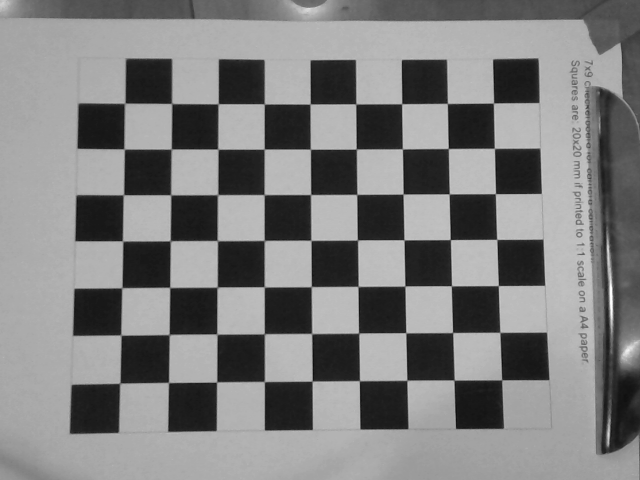
#> input picture vision/scripts/camera_calibration/calibration_images/camera_b/calib_img0.png, 640 x 480 px; its folder holds 4 pictures in this run
$ python calibration_single_cam.py   (Python 2 division)
#> lines starting #> are read from the running program, lines starting #| are printed output that depends on the picture; after the words box and inside, x2 and y2 are one past the last pixel; in counts of white or black regions, pixels touching at a corner belong together
# --------------------------------------------------------------------------------------------- #
#
# This is a script for calibrating a single camera. It requires that you first have taken a
# series of calibration images using a chessboard pattern. All of the parameters at the top
# should be set according to your particular usage before running the script. For background,
# see the following links:
#
# https://docs.opencv.org/3.2.0/dc/dbb/tutorial_py_calibration.html
# https://docs.opencv.org/2.4/modules/calib3d/doc/camera_calibration_and_3d_reconstruction.html
#
# The code explained in these links was modified to create this script.
#
# Usage instructions:
# Press 'y' for each frame if the marked corners seem accurate. Otherwise, press any other key
# and that frame won't be used for calibration. Be sure to specify the correct paths for loading
# the images and saving the results.
#
# --------------------------------------------------------------------------------------------- #

# Import required packages
import cv2
import os
import yaml
import numpy as np

# PARAMETERS FOR OUR SETUP - MAKE SURE THESE ARE CORRECT
CB_COLS = 9
CB_ROWS = 7
CB_SQUARE_SIZE = 19
IMG_SIZE = (480, 640)
OPEN_PATH = "./calibration_images/camera_b/"
SAVE_PATH = "./calibration_data/camera_b.yaml"

# termination criteria for finding sub-pixel corner positions
criteria = (cv2.TERM_CRITERIA_EPS + cv2.TERM_CRITERIA_MAX_ITER, 30, 0.001)

# load path names of images to be used for calibration
fnames = os.listdir(OPEN_PATH)

# list to store 'image points' - these are the coordinates of the corners that
# we find in the image using findChessBoardCorners.
image_points = []

# list to store 'object points' - these are the 'true' XYZ coordinates of the
# chessboard corners. Units are whatever we make them to be. The object points
# will be the same for all images. We compute them once, then use for every image
op_single_img = np.zeros((CB_ROWS * CB_COLS, 3), np.float32)
op_single_img[:, 0:2] = np.mgrid[0:CB_ROWS, 0:CB_COLS].T.reshape(-1,2)
op_single_img = op_single_img * CB_SQUARE_SIZE
object_points = []

# Extract corner information from each of the images
for fname in fnames:

    # Load image, convert to grayscale
    img = cv2.imread(OPEN_PATH + fname)
#> img is the input picture: shape (480, 640, 3); min 13, max 255, mean 126.3
    gray = cv2.cvtColor(img, cv2.COLOR_BGR2GRAY)

    # Find corners in the image
    ret, corners = cv2.findChessboardCorners(gray, (CB_ROWS, CB_COLS), None)
#> ret = True; corners = 63 rows, first 8: [119.8, 383.1], [120.8, 335], [121.9, 287.7], [122.5, 241], [123.4, 194.7], [124.1, 149], [125, 103], [168.5, 382.5]

    # If corners found, continue, else skip this image, print a warning
    if ret:

        # Improve corner accuracy
        better_corners = cv2.cornerSubPix(gray, corners, (11, 11), (-1, -1), criteria)
#> better_corners = 63 rows, first 8: [119.8, 383.2], [120.9, 335.1], [121.9, 287.7], [122.6, 240.9], [123.4, 194.8], [124.1, 149], [124.7, 103.3], [168.5, 382.5]

        # Display to make sure corner points are correct
        cv2.drawChessboardCorners(img, (CB_ROWS, CB_COLS), better_corners, ret)
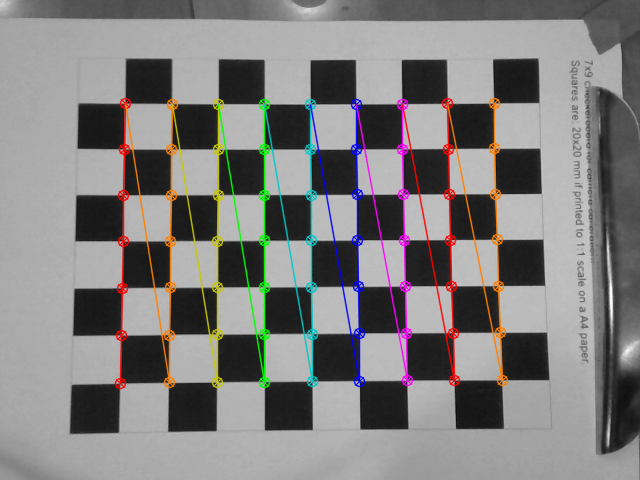
#> img: shape (480, 640, 3); 6.26% of pixels changed, all inside (x1, y1, x2, y2) = (114, 97, 509, 390)
        cv2.imshow('img', img)

        # Wait for response
        if cv2.waitKey(0) & 0xFF == ord('y'):

            # Add points to the full list as well as another copy of object points
#> (key Esc is pressed here)
            object_points.append(op_single_img)
            image_points.append(better_corners)

            # Done with this frame
            print "-- processed " + fname + " --"

        # Otherwise, skip the frame
        else:
            print "-- skipped frame " + fname + " --"

    else:
        print "-- unable to find corners in " + fname + ", skipped frame --"
#> pass 2 of the loop `for fname in fnames:`:
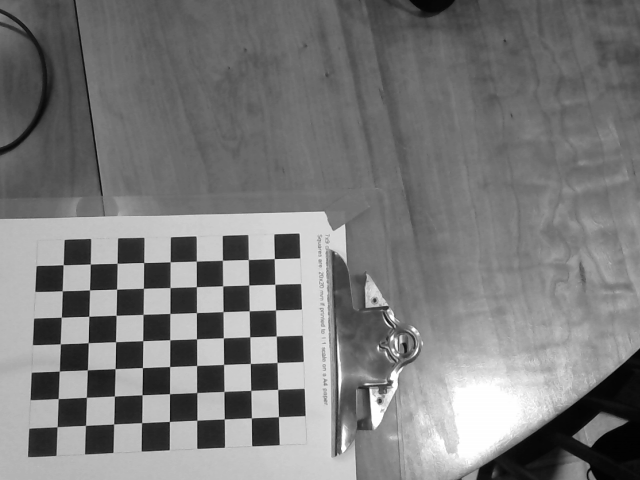
#> input picture vision/scripts/camera_calibration/calibration_images/camera_b/calib_img1.png, 640 x 480 px
#> img is the input picture: shape (480, 640, 3); min 1, max 255, mean 122.3
#> corners = 63 rows, first 8: [274.4, 258.6], [274.8, 284.4], [275.5, 309.9], [276.2, 336], [277.1, 362.4], [277.7, 389.4], [278.5, 416.6], [248.4, 259.6]
#> better_corners = 63 rows, first 8: [274.3, 258.6], [274.8, 284.3], [275.5, 309.9], [276.3, 336], [277, 362.5], [277.7, 389.4], [278.5, 416.7], [248.4, 259.5]
#> `cv2.drawChessboardCorners(img, (CB_ROWS, CB_COLS), better_corners, ret)`:
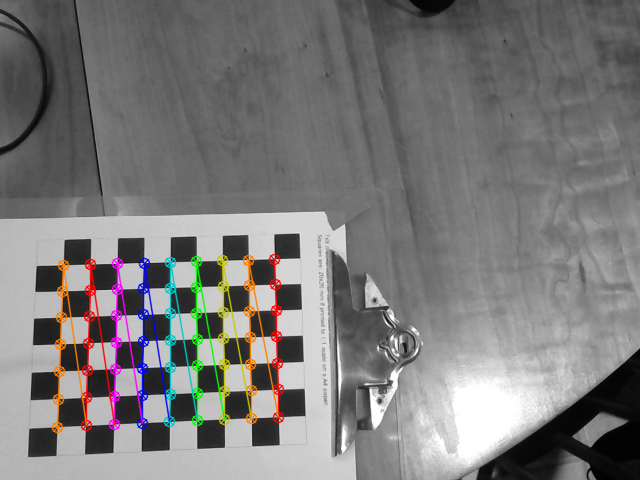
#> img: shape (480, 640, 3); 4.17% of pixels changed, all inside (x1, y1, x2, y2) = (51, 253, 285, 434)
#> (key Enter is pressed here)
#> pass 3 of the loop `for fname in fnames:`:
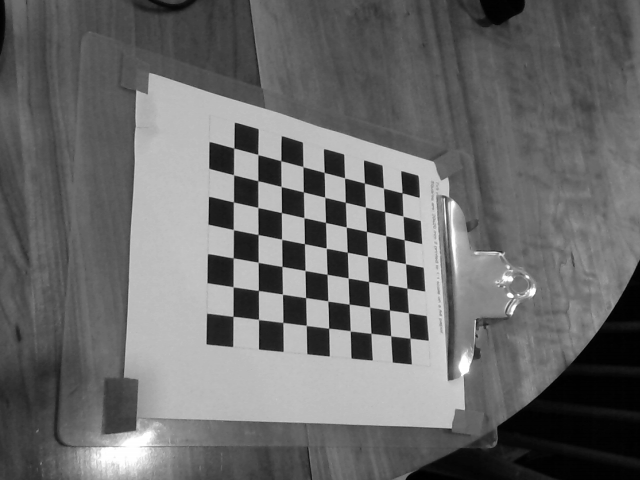
#> input picture vision/scripts/camera_calibration/calibration_images/camera_b/calib_img10.png, 640 x 480 px
#> img is the input picture: shape (480, 640, 3); min 0, max 255, mean 106.7
#> corners = 63 rows, first 8: [233, 316.3], [233.2, 286.9], [233.3, 257.8], [233.5, 229.8], [233.4, 201.9], [233.6, 174.8], [233.7, 148.1], [258.5, 319.4]
#> better_corners = 63 rows, first 8: [233, 316.4], [233.1, 286.8], [233.2, 257.8], [233.4, 229.6], [233.4, 201.9], [233.5, 174.8], [233.8, 148], [258.5, 319.5]
#> `cv2.drawChessboardCorners(img, (CB_ROWS, CB_COLS), better_corners, ret)`:
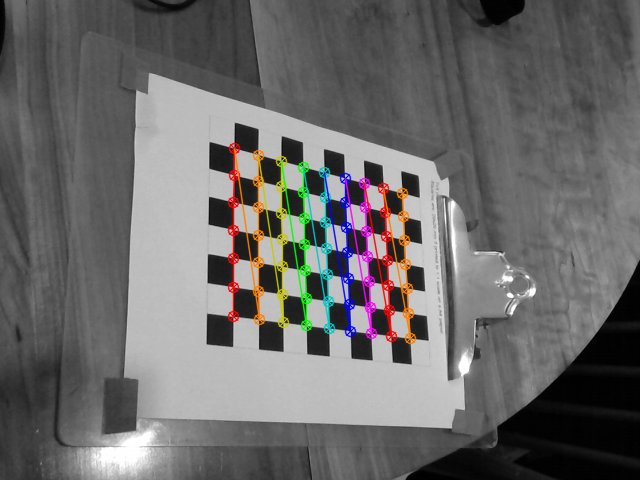
#> img: shape (480, 640, 3); 4.07% of pixels changed, all inside (x1, y1, x2, y2) = (227, 142, 417, 345)
#> the loop made 4 passes; the first 3 are shown

cv2.destroyAllWindows()

# Calibrate using the corner data
#> (the run stopped early here; a loop or call above may not have finished)
